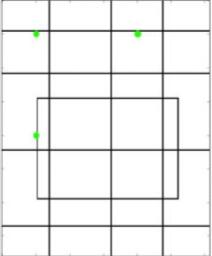
#> input picture Image Processing in OpenCV/Geometric Transformations of Images/drawing.jpg, 212 x 256 px
$ python Affine.py
#> lines starting #> are read from the running program, lines starting #| are printed output that depends on the picture
# -*- coding: utf-8 -*-
"""
@author: wuxin
"""

import cv2
import numpy as np
from matplotlib import pyplot as plt

if __name__ == "__main__":

    img = cv2.imread('drawing.jpg')
#> img is the input picture: shape (256, 212, 3); mean B, G, R 239.1, 239.6, 239.2

    rows, cols, ch = img.shape
#> rows = 256; cols = 212; ch = 3

    pts1 = np.float32([[50, 50], [200, 50], [50, 200]])
    pts2 = np.float32([[10, 100], [200, 50], [100, 250]])

    M = cv2.getAffineTransform(pts1, pts2)

    dst = cv2.warpAffine(img, M, (cols, rows))
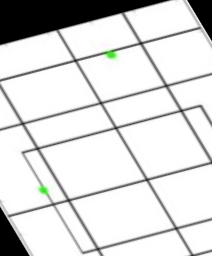
#> dst: shape (256, 212, 3); mean B, G, R 216.8, 217.3, 216.9
    dst = dst.astype(np.uint8)

    plt.subplot(121), plt.imshow(img), plt.title('Input')
    plt.xticks([]), plt.yticks([])
    plt.subplot(122), plt.imshow(dst), plt.title('Output')
    plt.xticks([]), plt.yticks([])
    plt.show()
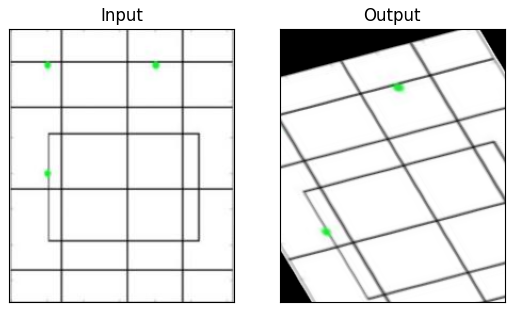
#> figure drawn by matplotlib, 2 panels; B, G, R data is drawn as R, G, B
